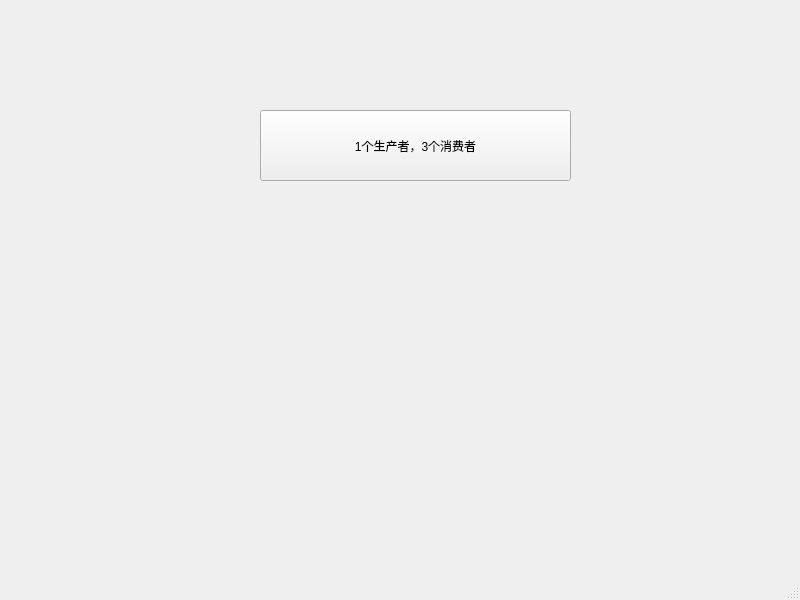
<?xml version="1.0" encoding="UTF-8"?>
<ui version="4.0">
 <class>MainWindow</class>
 <widget class="QMainWindow" name="MainWindow">
  <property name="geometry">
   <rect>
    <x>0</x>
    <y>0</y>
    <width>800</width>
    <height>600</height>
   </rect>
  </property>
  <property name="windowTitle">
   <string>MainWindow</string>
  </property>
  <widget class="QWidget" name="centralwidget">
   <widget class="QPushButton" name="p1c3Button">
    <property name="geometry">
     <rect>
      <x>260</x>
      <y>110</y>
      <width>311</width>
      <height>71</height>
     </rect>
    </property>
    <property name="text">
     <string>1个生产者，3个消费者</string>
    </property>
   </widget>
  </widget>
  <widget class="QMenuBar" name="menubar">
   <property name="geometry">
    <rect>
     <x>0</x>
     <y>0</y>
     <width>800</width>
     <height>26</height>
    </rect>
   </property>
  </widget>
  <widget class="QStatusBar" name="statusbar"/>
 </widget>
 <resources/>
 <connections/>
</ui>
